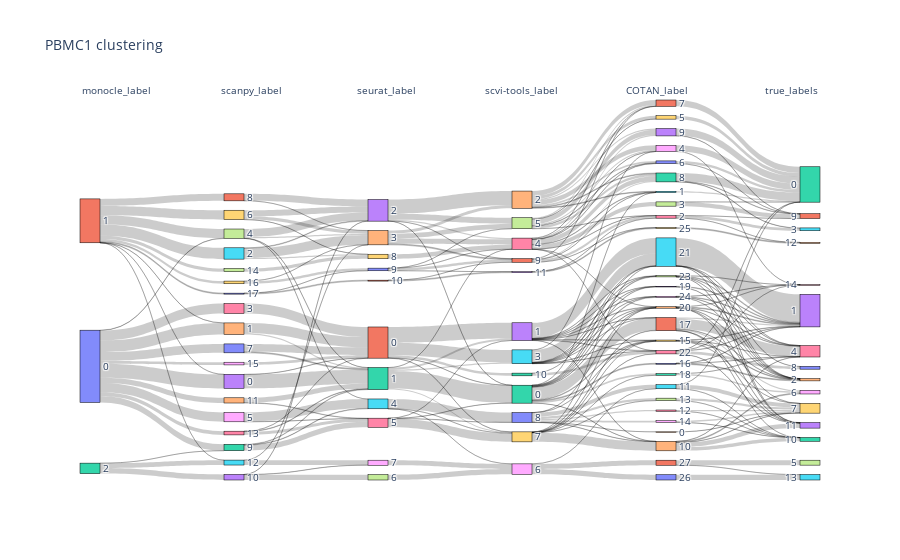
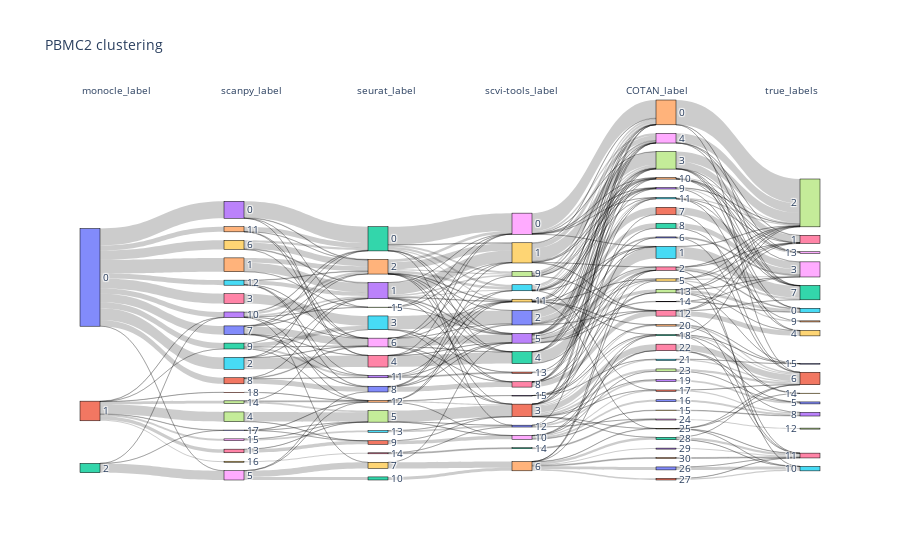
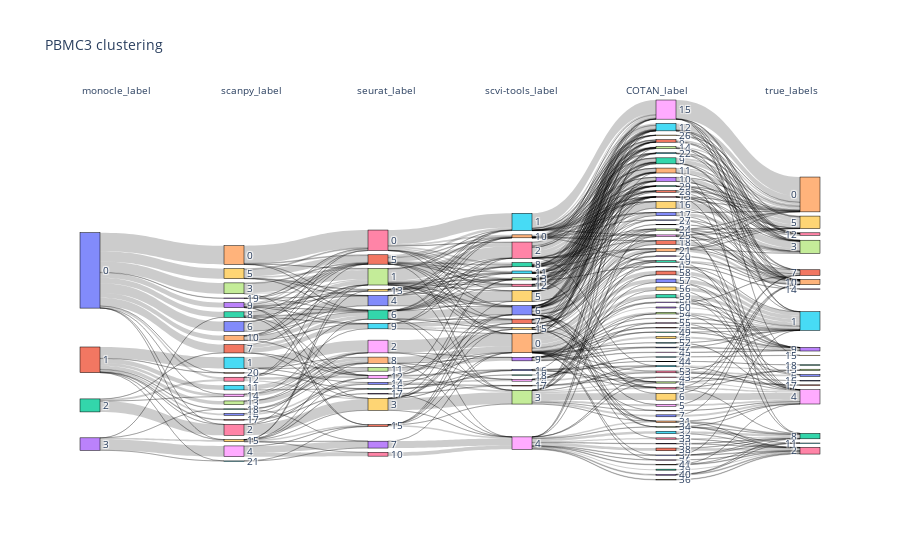
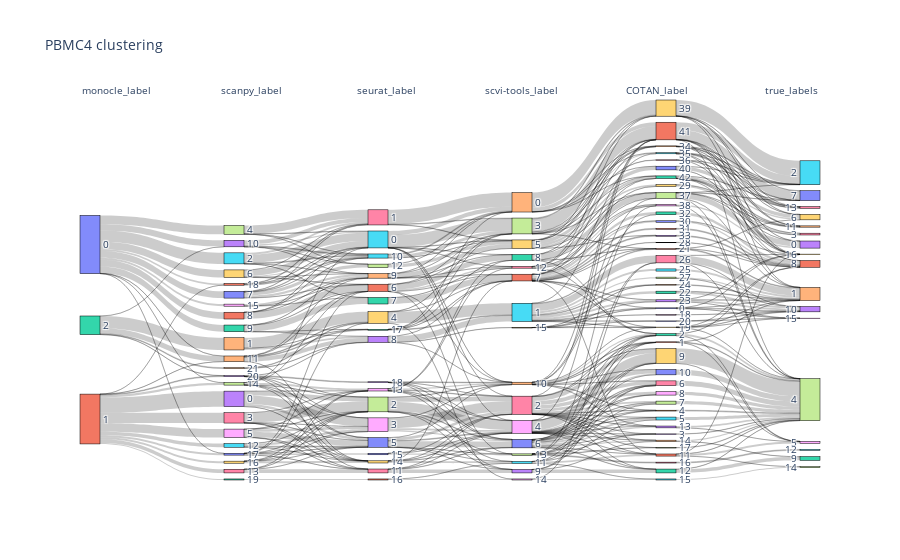

Notebook code cell kept with these figures, in order:
### Code cell
datasets = ['PBMC1', 'PBMC2', 'PBMC3', 'PBMC4']

for dataset in datasets:
    labels_path = f"../results/aggregate_new_pbmcs/{dataset}/labels.csv"
    labels = pd.read_csv(labels_path, index_col=0)
    labels_list = []
    for tool_label in labels.columns:
        labels_list.append(labels[tool_label].tolist())
    sankey_plot(labels_list, labels.columns, f"{dataset} clustering")

### Figure 1 — Plotly figure (JSON) as saved in the notebook; plotly's stock layout.template omitted (floating-point values rounded to 4 significant figures; data arrays with more than 128 entries replaced by an {"elided": "..."} marker saying what was removed)
{"data": [{"link": {"source": {"elided": "257 int values"}, "target": {"elided": "257 int values"}, "value": {"elided": "257 int values"}}, "node": {"label": ["0", "1", "2", "0", "1", "2", "3", "4", "5", "6", "7", "8", "9", "10", "11", "12", "13", "14", "15", "16", "17", "0", "1", "2", "3", "4", "5", "6", "7", "8", "9", "10", "0", "1", "2", "3", "4", "5", "6", "7", "8", "9", "10", "11", "0", "1", "2", "3", "4", "5", "6", "7", "8", "9", "10", "11", "12", "13", "14", "15", "16", "17", "18", "19", "20", "21", "22", "23", "24", "25", "26", "27", "0", "1", "2", "3", "4", "5", "6", "7", "8", "9", "10", "11", "12", "13", "14"], "line": {"color": "black", "width": 0.5}, "pad": 15, "thickness": 20}, "type": "sankey"}], "layout": {"annotations": [{"showarrow": false, "text": "monocle_label", "x": 0, "xref": "x", "y": 1.05, "yref": "paper"}, {"showarrow": false, "text": "scanpy_label", "x": 1, "xref": "x", "y": 1.05, "yref": "paper"}, {"showarrow": false, "text": "seurat_label", "x": 2, "xref": "x", "y": 1.05, "yref": "paper"}, {"showarrow": false, "text": "scvi-tools_label", "x": 3, "xref": "x", "y": 1.05, "yref": "paper"}, {"showarrow": false, "text": "COTAN_label", "x": 4, "xref": "x", "y": 1.05, "yref": "paper"}, {"showarrow": false, "text": "true_labels", "x": 5, "xref": "x", "y": 1.05, "yref": "paper"}], "font": {"size": 10}, "plot_bgcolor": "rgba(0,0,0,0)", "title": {"text": "PBMC1 clustering"}, "xaxis": {"showgrid": false, "visible": false, "zeroline": false}, "yaxis": {"showgrid": false, "visible": false, "zeroline": false}}}

### Figure 2 — Plotly figure (JSON) as saved in the notebook; plotly's stock layout.template omitted (floating-point values rounded to 4 significant figures; data arrays with more than 128 entries replaced by an {"elided": "..."} marker saying what was removed)
{"data": [{"link": {"source": {"elided": "360 int values"}, "target": {"elided": "360 int values"}, "value": {"elided": "360 int values"}}, "node": {"label": ["0", "1", "2", "0", "1", "2", "3", "4", "5", "6", "7", "8", "9", "10", "11", "12", "13", "14", "15", "16", "17", "18", "0", "1", "2", "3", "4", "5", "6", "7", "8", "9", "10", "11", "12", "13", "14", "15", "0", "1", "2", "3", "4", "5", "6", "7", "8", "9", "10", "11", "12", "13", "14", "15", "0", "1", "2", "3", "4", "5", "6", "7", "8", "9", "10", "11", "12", "13", "14", "15", "16", "17", "18", "19", "20", "21", "22", "23", "24", "25", "26", "27", "28", "29", "30", "0", "1", "2", "3", "4", "5", "6", "7", "8", "9", "10", "11", "12", "13", "14", "15"], "line": {"color": "black", "width": 0.5}, "pad": 15, "thickness": 20}, "type": "sankey"}], "layout": {"annotations": [{"showarrow": false, "text": "monocle_label", "x": 0, "xref": "x", "y": 1.05, "yref": "paper"}, {"showarrow": false, "text": "scanpy_label", "x": 1, "xref": "x", "y": 1.05, "yref": "paper"}, {"showarrow": false, "text": "seurat_label", "x": 2, "xref": "x", "y": 1.05, "yref": "paper"}, {"showarrow": false, "text": "scvi-tools_label", "x": 3, "xref": "x", "y": 1.05, "yref": "paper"}, {"showarrow": false, "text": "COTAN_label", "x": 4, "xref": "x", "y": 1.05, "yref": "paper"}, {"showarrow": false, "text": "true_labels", "x": 5, "xref": "x", "y": 1.05, "yref": "paper"}], "font": {"size": 10}, "plot_bgcolor": "rgba(0,0,0,0)", "title": {"text": "PBMC2 clustering"}, "xaxis": {"showgrid": false, "visible": false, "zeroline": false}, "yaxis": {"showgrid": false, "visible": false, "zeroline": false}}}

### Figure 3 — Plotly figure (JSON) as saved in the notebook; plotly's stock layout.template omitted (floating-point values rounded to 4 significant figures; data arrays with more than 128 entries replaced by an {"elided": "..."} marker saying what was removed)
{"data": [{"link": {"source": {"elided": "637 int values"}, "target": {"elided": "637 int values"}, "value": {"elided": "637 int values"}}, "node": {"label": {"elided": "143 str values"}, "line": {"color": "black", "width": 0.5}, "pad": 15, "thickness": 20}, "type": "sankey"}], "layout": {"annotations": [{"showarrow": false, "text": "monocle_label", "x": 0, "xref": "x", "y": 1.05, "yref": "paper"}, {"showarrow": false, "text": "scanpy_label", "x": 1, "xref": "x", "y": 1.05, "yref": "paper"}, {"showarrow": false, "text": "seurat_label", "x": 2, "xref": "x", "y": 1.05, "yref": "paper"}, {"showarrow": false, "text": "scvi-tools_label", "x": 3, "xref": "x", "y": 1.05, "yref": "paper"}, {"showarrow": false, "text": "COTAN_label", "x": 4, "xref": "x", "y": 1.05, "yref": "paper"}, {"showarrow": false, "text": "true_labels", "x": 5, "xref": "x", "y": 1.05, "yref": "paper"}], "font": {"size": 10}, "plot_bgcolor": "rgba(0,0,0,0)", "title": {"text": "PBMC3 clustering"}, "xaxis": {"showgrid": false, "visible": false, "zeroline": false}, "yaxis": {"showgrid": false, "visible": false, "zeroline": false}}}

### Figure 4 — Plotly figure (JSON) as saved in the notebook; plotly's stock layout.template omitted (floating-point values rounded to 4 significant figures; data arrays with more than 128 entries replaced by an {"elided": "..."} marker saying what was removed)
{"data": [{"link": {"source": {"elided": "468 int values"}, "target": {"elided": "468 int values"}, "value": {"elided": "468 int values"}}, "node": {"label": ["0", "1", "2", "0", "1", "2", "3", "4", "5", "6", "7", "8", "9", "10", "11", "12", "13", "14", "15", "16", "17", "18", "19", "20", "21", "0", "1", "2", "3", "4", "5", "6", "7", "8", "9", "10", "11", "12", "13", "14", "15", "16", "17", "18", "0", "1", "2", "3", "4", "5", "6", "7", "8", "9", "10", "11", "12", "13", "14", "15", "0", "1", "2", "3", "4", "5", "6", "7", "8", "9", "10", "11", "12", "13", "14", "15", "16", "17", "18", "19", "20", "21", "22", "23", "24", "25", "26", "27", "28", "29", "30", "31", "32", "33", "34", "35", "36", "37", "38", "39", "40", "41", "42", "0", "1", "2", "3", "4", "5", "6", "7", "8", "9", "10", "11", "12", "13", "14", "15", "16"], "line": {"color": "black", "width": 0.5}, "pad": 15, "thickness": 20}, "type": "sankey"}], "layout": {"annotations": [{"showarrow": false, "text": "monocle_label", "x": 0, "xref": "x", "y": 1.05, "yref": "paper"}, {"showarrow": false, "text": "scanpy_label", "x": 1, "xref": "x", "y": 1.05, "yref": "paper"}, {"showarrow": false, "text": "seurat_label", "x": 2, "xref": "x", "y": 1.05, "yref": "paper"}, {"showarrow": false, "text": "scvi-tools_label", "x": 3, "xref": "x", "y": 1.05, "yref": "paper"}, {"showarrow": false, "text": "COTAN_label", "x": 4, "xref": "x", "y": 1.05, "yref": "paper"}, {"showarrow": false, "text": "true_labels", "x": 5, "xref": "x", "y": 1.05, "yref": "paper"}], "font": {"size": 10}, "plot_bgcolor": "rgba(0,0,0,0)", "title": {"text": "PBMC4 clustering"}, "xaxis": {"showgrid": false, "visible": false, "zeroline": false}, "yaxis": {"showgrid": false, "visible": false, "zeroline": false}}}
